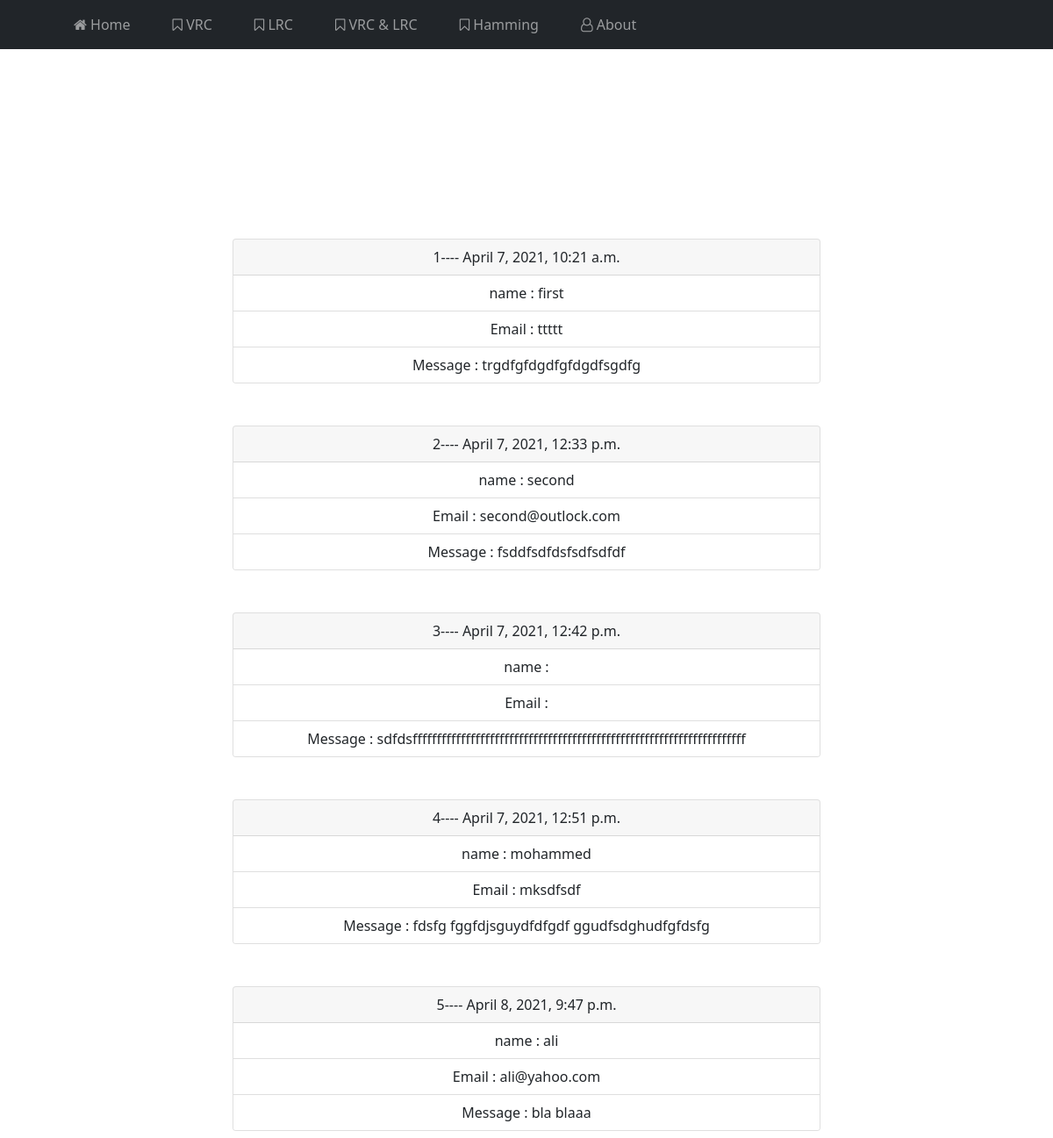
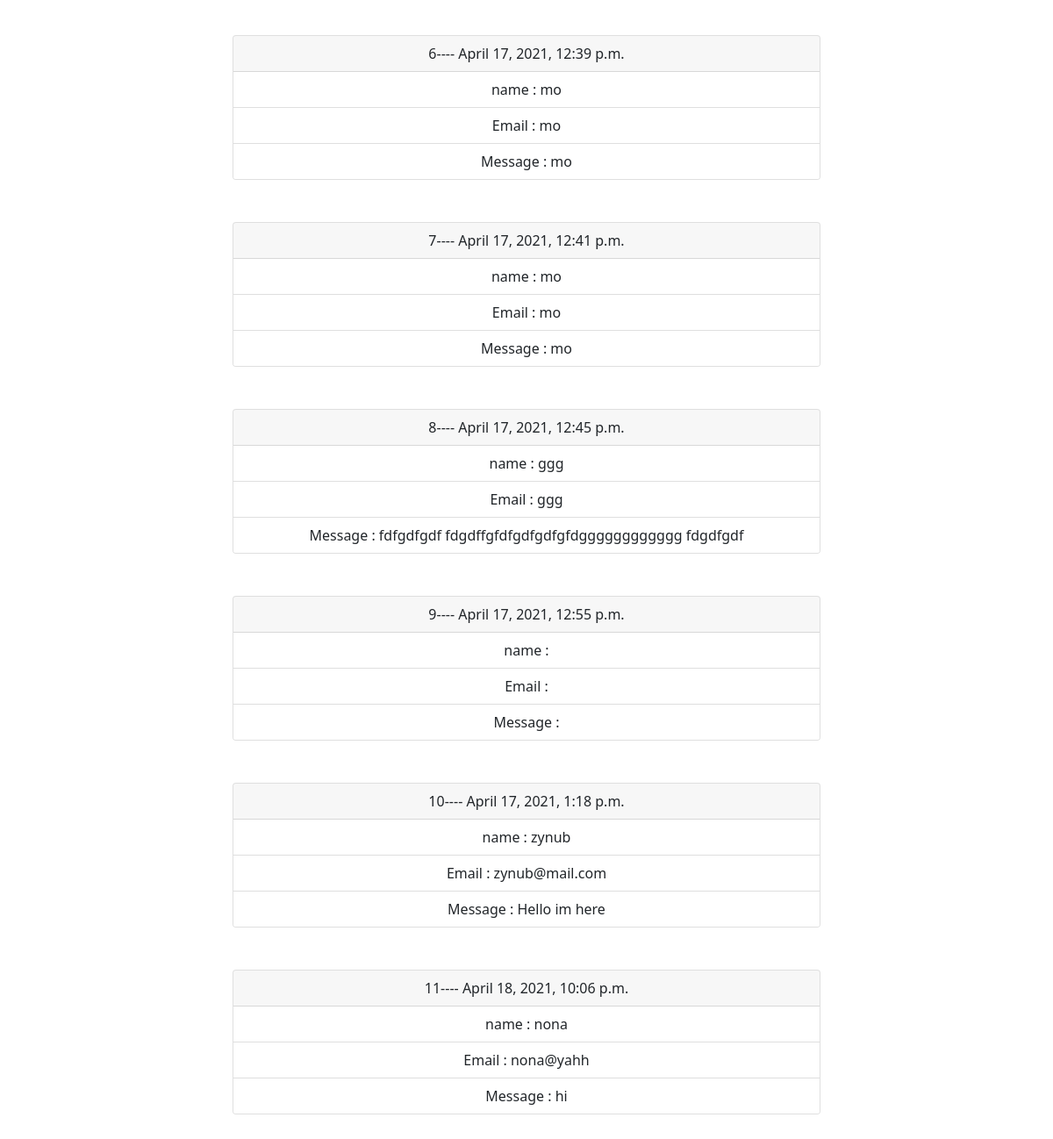
The app's page /repreprep/ with its own data (2 pictures, top to bottom).
### app/models.py (models this page shows, shortened)
class report(models.Model):
    name = models.CharField(max_length=70, null=True, blank=True)
    email = models.CharField(max_length=70, null=True, blank=True)
    text = models.TextField( null=True, blank=True)
    created = models.DateTimeField(default=datetime.now)

### app/views.py (the view)
# urls.py: path('repreprep/', views.rep, name="rep"),
def rep(request):
    return render(request, 'rep.html',{'objects':report.objects.all()})

### templates/rep.html
{% extends 'base.html' %}
{% block content %}
<br><br><br>
<div class="container">
    {% for i in objects %}
    <div class="card" style="width: 60%;">
    <div class="card-header">{{i.id}}---- {{i.created}}</div>
    <ul class="list-group list-group-flush">
        <li class="list-group-item">name : {{i.name}}</li>
        <li class="list-group-item">Email : {{i.email}}</li>
        <li class="list-group-item">Message : {{i.text}}</li>
    </ul>
    </div><br><br>
    {% endfor %}
</div>
{% endblock content %}

### templates/base.html (shortened to what this page needs)
{% load static %}
<!doctype html>
<html lang="en">
  <head>
    <link rel="stylesheet" href="{% static 'st.css'%}">
    <link rel="stylesheet" href="https://cdnjs.cloudflare.com/ajax/libs/font-awesome/4.7.0/css/font-awesome.min.css">
    <link href="https://cdn.jsdelivr.net/npm/bootstrap@5.0.0-beta3/dist/css/bootstrap.min.css" rel="stylesheet">
  </head>
  <body style="background:url('{% static "bg13.jpg" %}');">
    <nav class="navbar navbar-expand-lg navbar-dark bg-dark">
    <div class="container-fluid">
      <a class="navbar-brand  px-3" href="#"></a>
      <div class="collapse navbar-collapse" id="navbarNavDropdown">
        <ul class="navbar-nav">
          <li class="nav-item px-3">
            <a class="nav-link " aria-current="page" href="{% url 'index' %}"><i class="fa fa-home" aria-hidden="true"></i> Home</a>
          </li>
          <li class="nav-item px-3">
            <a class="nav-link" href="{% url 'vrc' %}"><i class="fa fa-bookmark-o" aria-hidden="true"></i> VRC</a>
          </li>
          <li class="nav-item px-3">
            <a class="nav-link" href="{% url 'lrc' %}"><i class="fa fa-bookmark-o" aria-hidden="true"></i> LRC</a>
          </li>
          <li class="nav-item px-3">
            <a class="nav-link" href="{% url 'vrc_lrc' %}"><i class="fa fa-bookmark-o" aria-hidden="true"></i> VRC & LRC</a>
          </li>
          <li class="nav-item  px-3">
            <a class="nav-link" href="{% url 'hamming' %}"><i class="fa fa-bookmark-o" aria-hidden="true"></i> Hamming</a>
          </li>
          <li class="nav-item px-3">
            <a class="nav-link" href="{% url 'about' %}"><i class="fa fa-user-o" aria-hidden="true"></i> About</a>
          </li>
        </ul>
      </div>
    </div>
  </nav>
        <br><br><br><br><br><br>
        <center>
        {% block content %}
        {% endblock content %}
         </center>
         <br>
  </body>
</html>

### static/st.css (style rules this page uses)
body { background-color: #c9ced3 ; background-repeat: no-repeat; background-size: cover; height: 100%; background-position: center; background-attachment: fixed; margin: 0; padding: 0; font-family: 'Days One', sans-serif; }

### records on screen
report: id "1", created "April 7, 2021, 10:21 a.m.", name "first", email "ttttt", text "trgdfgfdgdfgfdgdfsgdfg"
report: id "2", created "April 7, 2021, 12:33 p.m.", name "second", email "second@outlock.com", text "fsddfsdfdsfsdfsdfdf"
report: id "3", created "April 7, 2021, 12:42 p.m.", text "sdfdsfffffffffffffffffffffffffffffffffffffffffffffffffffffffffffffffffffff"
report: id "4", created "April 7, 2021, 12:51 p.m.", name "mohammed", email "mksdfsdf", text "fdsfg fggfdjsguydfdfgdf ggudfsdghudfgfdsfg"
report: id "5", created "April 8, 2021, 9:47 p.m.", name "ali", email "ali@yahoo.com", text "bla blaaa"
report: id "6", created "April 17, 2021, 12:39 p.m.", name "mo", email "mo", text "mo"
report: id "7", created "April 17, 2021, 12:41 p.m.", name "mo", email "mo", text "mo"
report: id "8", created "April 17, 2021, 12:45 p.m.", name "ggg", email "ggg", text "fdfgdfgdf fdgdffgfdfgdfgdfgfdgggggggggggg fdgdfgdf"
report: id "9", created "April 17, 2021, 12:55 p.m."
report: id "10", created "April 17, 2021, 1:18 p.m.", name "zynub", email "zynub@mail.com", text "Hello im here"
report: id "11", created "April 18, 2021, 10:06 p.m.", name "nona", email "nona@yahh", text "hi"
